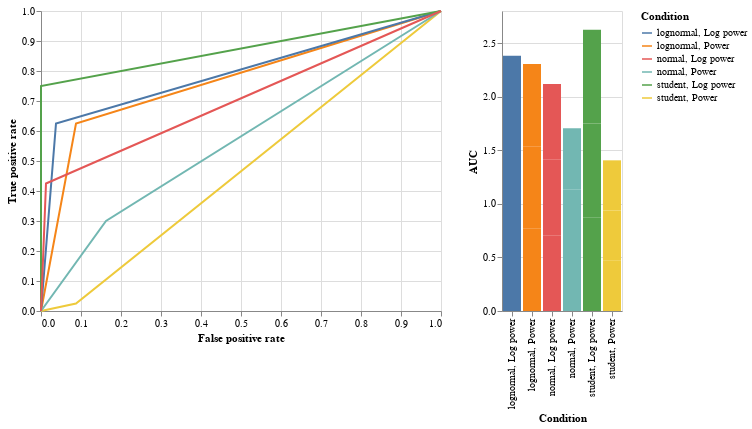

This figure's notebook cell:
### Code cell


### Figure 1 — Vega-Lite specification as saved in the notebook (floating-point values rounded to 4 significant figures)
{"config": {"view": {"continuousWidth": 400, "continuousHeight": 300}}, "hconcat": [{"mark": {"type": "line", "fill": null}, "encoding": {"color": {"type": "nominal", "field": "Condition"}, "x": {"type": "quantitative", "field": "False positive rate"}, "y": {"type": "quantitative", "field": "True positive rate"}}}, {"mark": "bar", "encoding": {"color": {"type": "nominal", "field": "Condition"}, "x": {"type": "nominal", "field": "Condition"}, "y": {"type": "quantitative", "field": "AUC"}}}], "data": {"name": "data-b6d9d312fdda154b76c7aefd6ebcbaf5"}, "$schema": "https://vega.github.io/schema/vega-lite/v4.8.1.json", "datasets": {"data-b6d9d312fdda154b76c7aefd6ebcbaf5": [{"False positive rate": 0.0, "True positive rate": 0.0, "Condition": "lognormal, Power", "AUC": 0.7688}, {"False positive rate": 0.0875, "True positive rate": 0.625, "Condition": "lognormal, Power", "AUC": 0.7688}, {"False positive rate": 1.0, "True positive rate": 1.0, "Condition": "lognormal, Power", "AUC": 0.7688}, {"False positive rate": 0.0, "True positive rate": 0.0, "Condition": "lognormal, Log power", "AUC": 0.7937}, {"False positive rate": 0.0375, "True positive rate": 0.625, "Condition": "lognormal, Log power", "AUC": 0.7937}, {"False positive rate": 1.0, "True positive rate": 1.0, "Condition": "lognormal, Log power", "AUC": 0.7937}, {"False positive rate": 0.0, "True positive rate": 0.0, "Condition": "student, Power", "AUC": 0.4688}, {"False positive rate": 0.0875, "True positive rate": 0.025, "Condition": "student, Power", "AUC": 0.4688}, {"False positive rate": 1.0, "True positive rate": 1.0, "Condition": "student, Power", "AUC": 0.4688}, {"False positive rate": 0.0, "True positive rate": 0.0, "Condition": "student, Log power", "AUC": 0.875}, {"False positive rate": 0.0, "True positive rate": 0.75, "Condition": "student, Log power", "AUC": 0.875}, {"False positive rate": 1.0, "True positive rate": 1.0, "Condition": "student, Log power", "AUC": 0.875}, {"False positive rate": 0.0, "True positive rate": 0.0, "Condition": "normal, Power", "AUC": 0.5687}, {"False positive rate": 0.1625, "True positive rate": 0.3, "Condition": "normal, Power", "AUC": 0.5687}, {"False positive rate": 1.0, "True positive rate": 1.0, "Condition": "normal, Power", "AUC": 0.5687}, {"False positive rate": 0.0, "True positive rate": 0.0, "Condition": "normal, Log power", "AUC": 0.7063}, {"False positive rate": 0.0125, "True positive rate": 0.425, "Condition": "normal, Log power", "AUC": 0.7063}, {"False positive rate": 1.0, "True positive rate": 1.0, "Condition": "normal, Log power", "AUC": 0.7063}]}}
